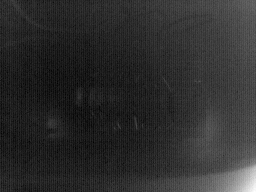
#> input picture raw/resistorarray/00006-True-1.2461791038513184.bmp, 256 x 192 px; its folder holds 4 pictures in this run
$ jupyter execute --allow-errors irlitter-resistor.ipynb   (shell and % lines are left out)
#> lines starting #> are read from the running program, lines starting #| are printed output that depends on the picture
load all images into an array. decode meta data from image file names

[cell 1]
import os
from PIL import Image
from distutils.util import strtobool

# Directory containing BMP files
directory = 'raw/resistorarray'

# List to store loaded images
images = []
metadata = []
ids = []
states = []
delays = []

# Iterate over files in the directory
for filename in os.listdir(directory):
    if filename.endswith('.bmp'):
        # Load image and append to list
        img = Image.open(os.path.join(directory, filename))
#> img is the input picture: PIL image 256x192 L; min 0, max 255, mean 46
        images.append(img)
        #print(filename)
        id_,state_,delay_ = filename.split("-")
        #print(state_)
        metadatum = {"id":int(id_), "state":strtobool(state_), "delay":float(delay_[:-4])}
        #print(metadatum)
        ids.append(metadatum["id"])
        states.append(metadatum["state"])
        delays.append(metadatum["delay"])
        #break

# Now 'images' contains all the loaded BMP files
print(f"Loaded {len(images)} BMP files.")

[cell 2]
import matplotlib.pyplot as plt

fig, ax1 = plt.subplots()
# Add title and labels
plt.title('Power Supply state and frame delay of each imageID')

color = 'tab:blue'

ax1.set_xlabel('ID')
ax1.set_ylabel('State (on/off)', color=color)
ax1.plot(ids, states, color=color)
ax1.tick_params(axis='y', labelcolor=color)
ax1.set_ylim([-1, 2])

color = 'tab:red'
ax2 = ax1.twinx()  # instantiate a second Axes that shares the same x-axis
ax2.set_ylabel('Frame delay (s)', color=color)  # we already handled the x-label with ax1
ax2.plot(ids, delays, color=color)
ax2.tick_params(axis='y', labelcolor=color)

fig.tight_layout()  # otherwise the right y-label is slightly clipped
plt.show()
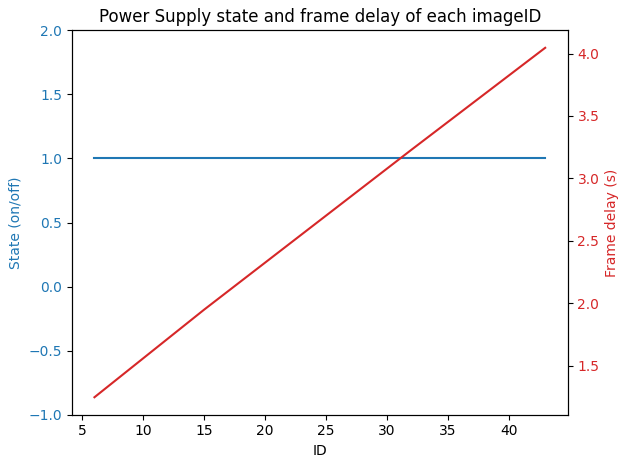
#> figure drawn by matplotlib, 2 panels
#> the sliders are set to frame = 1

frame 123 seems to be the begin of the first cicle, 331 the last = 208 frames per cycle = 104 is a resonable diff

Lets inspect each frame from the raw data. If PS (Power Supply) equals 1, then the current is flowing

[cell 3]
import matplotlib.pyplot as plt
import matplotlib.patches as mpatches
from ipywidgets import interact

@interact(frame=(0,len(images)-1))
#@interact(f, frame=widgets.IntSlider(min=-10, max=30, step=1, value=10))
def f(frame=127):
#> the sliders are set to frame = -51
#> the sliders are set to phase_offset = 180
